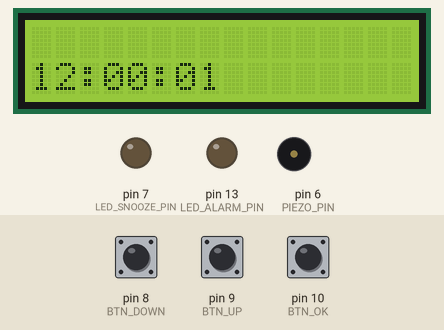
The program below on a simulated Arduino Uno, built with avr-gcc and run on an emulated ATmega328P. Parts: 16×2 character LCD, output pins drawn as LEDs (lit = HIGH), buzzer (waves = sounding, pin HIGH). The test bench sets the inputs (shaded band); at power-on: pin 10 (BTN_OK) LOW, pin 9 (BTN_UP) LOW, pin 8 (BTN_DOWN) LOW. EEPROM starts erased.

Above: at 1.6 s.
1.7 s: pin 10 (BTN_OK) pulled HIGH for 3.2 s
At 2.6 s:
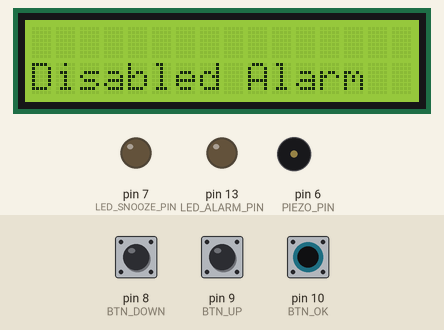
7.5 s: pin 9 (BTN_UP) pulled HIGH for 0.15 s
At 8.9 s:
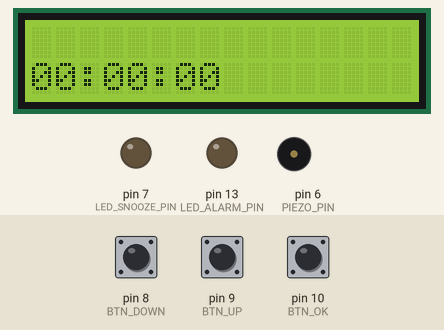
9.2 s: pin 10 (BTN_OK) pulled HIGH for 1 s
At 10.8 s:
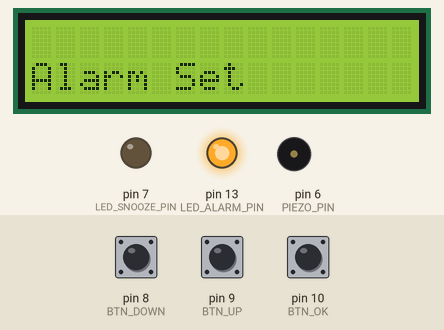
13.2 s: pin 8 (BTN_DOWN) pulled HIGH for 3.2 s
At 16.6 s:
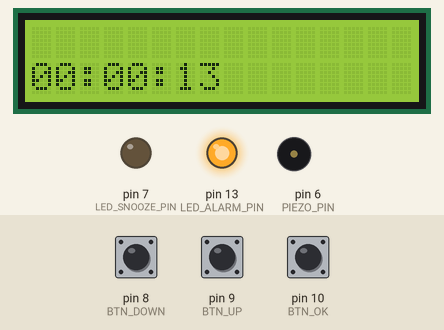
17.9 s: pin 10 (BTN_OK) pulled HIGH for 1 s
At 19.6 s:
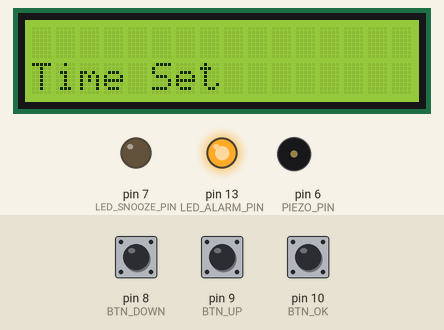
21.5 s: pin 8 (BTN_DOWN) pulled HIGH for 1 s
At 22.8 s:
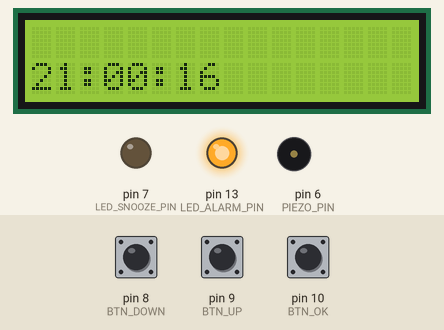
Timing chart, 0 to 24.5 s (numbered marks = the images above; inputs shaded):
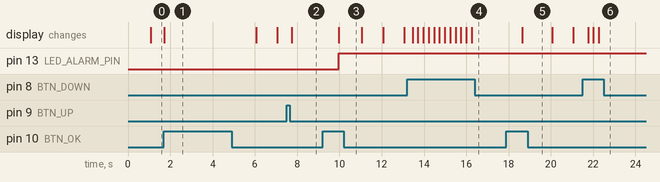

The program:

main.cpp
```cpp
#include <Arduino.h>


#include "Functions_Called_From_Main/loop_functions.hpp"
#include "Functions_Called_From_Main/setup_functions.hpp"

#include "Utility_Functions_And_Constants/utility_constants.hpp"


LcdClass lcd;
// Represent the time as shown by clock (what time is it? It is the current_time). (Startup time = 12:00:00 --> 12*60*60 = 43200 seconds since 00:00:00)
TimeClass current_time(43200);
// Represent the time the alarm will go off. A alarm_time.getRawTime() value of (-1) indicates the alarm is inactive/not-set.
TimeClass alarm_time;

// ISR sets this to true when its time_to_sound_alarm.
bool time_to_sound_alarm = false;
// #seconds until (snooze) alarm should go off, ISR decrements and checks value. A value of (-1) indicates snooze is inactive/not-set.
int snooze_countdown = -1;
// Used to stop ISR from updating screen with current_time.
bool interrupt_can_write_to_lcd = false;


void setup()
{
  // All functions called in setup() is found in file: setup_functions.cpp

  setupTimer();
  setPinModes();
  initializeAlarmTime(alarm_time);

  interrupt_can_write_to_lcd = true;
}

// Loop:
// IF:    ISR has set time_to_sound_alarm = true --> Sounds the alarm.
// ELSE:  Listens for button clicks.
void loop() {
  // All functions called in loop() is found in file: loop_functions.cpp

  if (time_to_sound_alarm){
    interrupt_can_write_to_lcd = false;

    time_to_sound_alarm = false;
    enterSoundTheAlarmMode(lcd, alarm_time, snooze_countdown);
    delay(SHOW_MESSAGE_DELAY);            // Message: Depends on user action: [Snooze #seconds], [Alarm Silenced], [Disabled Alarm]
    interrupt_can_write_to_lcd = true;
  }

  else if (digitalRead(BTN_SET_ALARM_MODE) == HIGH){
    interrupt_can_write_to_lcd = false;
    enterSetAlarmMode(lcd, alarm_time);
    delay(SHOW_MESSAGE_DELAY);            // Message: Alarm Set
    interrupt_can_write_to_lcd = true;
  }

  else if (digitalRead(BTN_SET_TIME_MODE) == HIGH){
    interrupt_can_write_to_lcd = false;
    enterSetTimeMode(lcd, current_time);
    delay(SHOW_MESSAGE_DELAY);            // Message: Time Set
    interrupt_can_write_to_lcd = true;
  }

  else if (digitalRead(BTN_DISABLE_ALARM) == HIGH){
    interrupt_can_write_to_lcd = false;
    disableAlarm(lcd, alarm_time);
    // Delay plays double roll here: Also prevents registering double clicks.
    delay(SHOW_MESSAGE_DELAY);            // Message: Disabled Alarm
    interrupt_can_write_to_lcd = true;
  }

}

// Interrupt Service Routine: ISR(ID_of_interrupt_we're_adding)
ISR(TIMER1_OVF_vect)
{
  // Reset timer for next interrupt (see setupTimer() in setup_functions.cpp for details).
  TCNT1 = 3036; // (for hz = 1)
  // hz = 1 --> interrupt occurs each second. This is how time is kept.
  current_time.incrementSeconds();

  // a value of (-1) is used to indicate no snooze is set.
  if (snooze_countdown > 0){
    snooze_countdown--;
  }

  // !Assumes current_time can never be negative! (alarm_time.getRawTime == -1 used to indicate alarm as inactive).
  if (alarm_time == current_time || snooze_countdown == 0){
    // Tells loop() to enterSoundTheAlarmMode.
    time_to_sound_alarm = true;

    if (snooze_countdown == 0){
      // A snooze alarm will go off. Deactivate counter and turn off LED.
      snooze_countdown = -1;
      digitalWrite(LED_SNOOZE_PIN, LOW);
    }
  }

  if (interrupt_can_write_to_lcd){
    lcd.writeTimeToScreen(current_time.getTimeString());
  }

}
```

time_class.cpp
```cpp
// time_class.hpp -- defines the TimeClass

#include "Classes/time_class.hpp"

TimeClass::TimeClass() : seconds_since_00_00_00_(0){}

TimeClass::TimeClass(long seconds_since_00_00_00)
                    : seconds_since_00_00_00_(seconds_since_00_00_00){}

void TimeClass::incrementHours(){
  addSecondsToTime(3600L);
}
void TimeClass::incrementMinutes(){
  addSecondsToTime(60L);
}
void TimeClass::incrementSeconds(){
  addSecondsToTime(1L);
}

void TimeClass::decrementHours(){
  subtractSecondsFromTime(3600L);
}
void TimeClass::decrementMinutes(){
  subtractSecondsFromTime(60L);
}
void TimeClass::decrementSeconds(){
  subtractSecondsFromTime(1L);
}

long TimeClass::getRawTime(){
  return seconds_since_00_00_00_;
}
void TimeClass::setRawTime(long seconds_since_00_00_00){
  seconds_since_00_00_00_ = seconds_since_00_00_00;
}

String TimeClass::getTimeString(){
  // Calculate #hours, #minutes, #seconds
  long hours = seconds_since_00_00_00_ / 3600;
  long minutes = (seconds_since_00_00_00_ % 3600) / 60;
  long seconds = (seconds_since_00_00_00_ % 3600) % 60;
  // Pad substrings with 0's if needed.
  String hours_str = String((hours < 10 ? "0" : "") + String(hours));
  String minutes_str = String((minutes < 10 ? "0" : "") + String(minutes));
  String seconds_str = String((seconds < 10 ? "0" : "") + String(seconds));

  return String(hours_str + ":" + minutes_str + ":" + seconds_str);
}

//////////////////////////// PRIVATE /////////////////////////////////
void TimeClass::addSecondsToTime(long seconds){
  if (seconds_since_00_00_00_ + seconds > MAX_TIME_VALUE) {
    seconds_since_00_00_00_ = (seconds_since_00_00_00_ + seconds) - (MAX_TIME_VALUE + 1); // (23:59:59 + 2) - (23:59:59 + 1) = 00:00:01
  }
  else {
    seconds_since_00_00_00_ += seconds;
  }
}

void TimeClass::subtractSecondsFromTime(long seconds){
  if (seconds_since_00_00_00_ < seconds) {
    seconds_since_00_00_00_ = MAX_TIME_VALUE + seconds_since_00_00_00_ - seconds + 1; // Want: (00:00:01 - 2) == 23:59:59. So: time = (Max:23:59:59) + (CT:00:00:01) - (Sub: 2) + 1
  }
  else {
    seconds_since_00_00_00_ -= seconds;
  }
}
```

time_class.hpp
```cpp
// time_class.hpp -- declares the TimeClass

#ifndef TIME_CLASS
#define TIME_CLASS

#include <Arduino.h>


class TimeClass {

private:
  static const long MAX_TIME_VALUE = 86399L; // 23*3600 + 59*60 + 59
  long seconds_since_00_00_00_;

  // Used by all increment/decrement methods
  void addSecondsToTime(long seconds);
  void subtractSecondsFromTime(long seconds);

public:
  TimeClass();
  TimeClass(long seconds_since_00_00_00);

  void incrementHours();
  void incrementMinutes();
  void incrementSeconds();

  void decrementHours();
  void decrementMinutes();
  void decrementSeconds();

  // Named Raw: To avoid confusion with hypothetical method taking some ss:mm:hh form of argument.
  long getRawTime();
  void setRawTime(long seconds_since_00_00_00);

  String getTimeString();

  bool operator==(const TimeClass &time_rhs) const {
    return seconds_since_00_00_00_ == time_rhs.seconds_since_00_00_00_;
  }

};


#endif
```

loop_functions.cpp
```cpp
// loop_functions.cpp -- implements functions used by loop() in main.cpp.

// #include <Arduino.h>

#include "loop_functions.hpp"
#include "Utility_Functions_And_Constants/utility_funcs.hpp"
#include "Utility_Functions_And_Constants/edit_time_function.hpp"


void enterSetAlarmMode(LcdClass &lcd, TimeClass &alarm_time){
  letUserEditTimeObject(lcd, alarm_time);

  updateEeprom(alarm_time.getRawTime());

  informUserAlarmHasBeenSet(lcd);
}

void enterSetTimeMode(LcdClass &lcd, TimeClass &current_time){
  letUserEditTimeObject(lcd, current_time);

  informUserTimeHasBeenSet(lcd);
}


// Set value of alarm_time object and EEPROM to (-1).
void disableAlarm(LcdClass &lcd, TimeClass &alarm_time){
  long value_of_inactive_alarm = -1L;               // TODO: Consider creating a constant representing a non-active alarm (-1).

  // Update EEPROM and alarm_time object.
  updateEeprom(value_of_inactive_alarm);
  alarm_time.setRawTime(value_of_inactive_alarm);

  informUserAlarmIsDisabled(lcd);
}

  // Sound alarm, then wait for user action: Snooze, silence, or disable alarm.
void enterSoundTheAlarmMode(LcdClass &lcd, TimeClass &alarm_time, int &snooze_countdown){
  startAlarmSound();
  lcd.writeTimeToScreen("Alarm !!! ");

  while(1){
    if (snoozeAlarmBtnWasClicked()){
      startSnoozeCountdown(snooze_countdown);
      informUserSnoozeWasSet(lcd);
      break;
    }
    else if (silenceAlarmBtnWasClicked()){
      informUserAlarmWasSilenced(lcd);
      break;
    }
    else if (disableAlarmBtnWasClicked()){
      disableAlarm(lcd, alarm_time);
      break;
    }
  }
  // All actions stops the alarm sound.
  stopAlarmSound();
}
```

loop_functions.hpp
```cpp
// loop_functions.hpp -- declares functions used by loop() in main.cpp.

#ifndef LOOP_FUNCTIONS
#define LOOP_FUNCTIONS

#include "Classes/lcd_class.hpp"
#include "Classes/time_class.hpp"

void enterSetAlarmMode(LcdClass &lcd, TimeClass &alarm_time);

void enterSetTimeMode(LcdClass &lcd, TimeClass &alarm_time);

void disableAlarm(LcdClass &lcd, TimeClass &alarm_time);

void enterSoundTheAlarmMode(LcdClass &lcd, TimeClass &alarm_time, int &snooze_countdown);


#endif
```

setup_functions.cpp
```cpp
// setup_functions.hpp -- defines functions used in the setup procedure.

#include <EEPROM.h>

#include "setup_functions.hpp"
#include "Utility_Functions_And_Constants/utility_constants.hpp"
#include "Classes/time_class.hpp"
#include "Classes/lcd_class.hpp"


void setPinModes(){
  pinMode(LED_ALARM_PIN, OUTPUT);
  pinMode(LED_SNOOZE_PIN, OUTPUT);

  pinMode(PIEZO_PIN, OUTPUT);

  pinMode(BTN_UP, INPUT);
  pinMode(BTN_DOWN, INPUT);
  pinMode(BTN_OK, INPUT);
}

void initializeAlarmTime(TimeClass &alarm_time){
  long eeprom_alarm_time = 0;
  int eeprom_address = 0;
  // Get alarm_time value from EEPROM and update alarm_time object.
  EEPROM.get(eeprom_address, eeprom_alarm_time);
  alarm_time.setRawTime(eeprom_alarm_time);
  // Light the LED if the alarm is active. A value of -1 indicates the alarm is inactive.
  if (eeprom_alarm_time >= 0){
    digitalWrite(LED_ALARM_PIN, HIGH);
  }
}

void setupTimer(){
  // Turn off interrupts - don't let interrupts occur during configuration.
  noInterrupts();

  // Turn off compare output mode and waveform generation mode
  TCCR1A = 0;

  // Turn off the timer, reset any configured clock source
  TCCR1B = 0;

  /* Preload the timer. It will start from this value and cause an interrupt
   * when it overflows, which happens at 65536 since that's the maximum value of a
   * 16 bit unsigned integer. The math here is:
   * 65536 - 16MHz (16 million) / 256 / wanted frequency (Hz) = 34286 (for Hz = 2)
   */
  TCNT1 = 3036; // (for hz = 1)

  // Set the prescaler to 256 by enabling bit 2
  TCCR1B |= (1 << CS12);

  // Enable the overflow interrupt for timer 1
  TIMSK1 |= (1 << TOIE1);

  // Re-enable interrupts
  interrupts();
}
```

setup_functions.hpp
```cpp
// setup_functions.hpp -- declares functions used in the setup procedure.

#ifndef SETUP_FUNCTIONS
#define SETUP_FUNCTIONS

#include <Arduino.h>

#include "Classes/time_class.hpp"

void setPinModes();

void initializeAlarmTime(TimeClass &alarm_time);

void setupTimer();


#endif
```

edit_time_function.cpp
```cpp
// edit_time_function.cpp -- implements the letUserEditTimeObject function and its helper functions.

#include "edit_time_function.hpp"

#include <Arduino.h>
#include "utility_constants.hpp"


// User edits a temporary representation of the time object.
void letUserEditTimeObject(LcdClass &lcd, TimeClass &time_object){
  // This function is entred(indirectly) through a user click & also records clicks, hence the delay().
  delay(PREVENT_DOUBLE_CLICK_DELAY);

  TimeClass tmp_time_object;
  // Don't show user a negative time.
  if (time_object.getRawTime() >= 0){
    tmp_time_object = time_object;
  }

  lcd.writeTimeToScreen(tmp_time_object.getTimeString());
  // Used to tracks what kind of time unit is being edited. | 0-->hours | 1-->minutes | 2-->seconds | >2-->break loop
  int active_unit_tracker = 0;

  while(active_unit_tracker < 3){

    if (digitalRead(BTN_UP) == HIGH){
      incrementTimeUnit(tmp_time_object, active_unit_tracker);
      lcd.writeTimeToScreen(tmp_time_object.getTimeString());
      delay(PREVENT_DOUBLE_CLICK_DELAY);
    }

    else if (digitalRead(BTN_DOWN) == HIGH){
      decrementTimeUnit(tmp_time_object, active_unit_tracker);
      lcd.writeTimeToScreen(tmp_time_object.getTimeString());
      delay(PREVENT_DOUBLE_CLICK_DELAY);
    }

    else if (digitalRead(BTN_OK) == HIGH){
      active_unit_tracker++;
      delay(PREVENT_DOUBLE_CLICK_DELAY);
    }
  }
  // Finalize changes, edit the real time object (not EEPROM).
  time_object = tmp_time_object;
}

void incrementTimeUnit(TimeClass &tmp_time_object, const int active_unit_tracker){
  if (active_unit_tracker == 0){
    tmp_time_object.incrementHours();
  }
  else if (active_unit_tracker == 1){
    tmp_time_object.incrementMinutes();
  }
  else if (active_unit_tracker == 2){
    tmp_time_object.incrementSeconds();
  }
}

void decrementTimeUnit(TimeClass &tmp_time_object, const int active_unit_tracker){
  if (active_unit_tracker == 0){
    tmp_time_object.decrementHours();
  }
  else if (active_unit_tracker == 1){
    tmp_time_object.decrementMinutes();
  }
  else if (active_unit_tracker == 2){
    tmp_time_object.decrementSeconds();
  }
}
```

edit_time_function.hpp
```cpp
// edit_time_function.hpp -- declares the letUserEditTimeObject function and its helper functions.

#ifndef EDIT_TIME_FUNCTION
#define EDIT_TIME_FUNCTION

#include "Classes/lcd_class.hpp"
#include "Classes/time_class.hpp"

void letUserEditTimeObject(LcdClass &lcd, TimeClass &time);

void incrementTimeUnit(TimeClass &tmp_time, const int active_unit_tracker);
void decrementTimeUnit(TimeClass &tmp_time, const int active_unit_tracker);

#endif
```

utility_constants.hpp
```cpp
// utility_constants.hpp -- declares and initializes global constants

#ifndef UTILITY_CONSTANTS
#define UTILITY_CONSTANTS

// Implementation drawbacks/flaws:
//      All files #including this file must recompile on change. --> Group related constants.
//      Puluting global scope --> Use namespace / class / struct to hold constants.

const int PIEZO_PIN = 6;

const int LED_ALARM_PIN = 13;
const int LED_SNOOZE_PIN = 7;

const int BTN_DOWN = 8;
const int BTN_SILENCE = BTN_DOWN;
const int BTN_SET_TIME_MODE = BTN_DOWN;

const int BTN_UP = 9;
const int BTN_SNOOZE = BTN_UP;
const int BTN_SET_ALARM_MODE = BTN_UP;

const int BTN_OK = 10;
const int BTN_DISABLE_ALARM = BTN_OK;

const int SNOOZE_TIME_LENGTH = 7; // 5*60== 300 == 5 min.

const int SHOW_MESSAGE_DELAY = 750;

const int PREVENT_DOUBLE_CLICK_DELAY = 250;


#endif
```

utility_funcs.cpp
```cpp
// utility_funcs.cpp -- defines utility functions

#include "utility_funcs.hpp"

#include <Arduino.h>
#include <EEPROM.h>
#include "utility_constants.hpp"


void updateEeprom(long alarm_value){
  int eeprom_address = 0;
  EEPROM.put(eeprom_address, alarm_value);
}

void startSnoozeCountdown(int &snooze_countdown){
  snooze_countdown = SNOOZE_TIME_LENGTH;
}

void startAlarmSound(){
  tone(PIEZO_PIN, 1000);  // tone(PIEZO_PIN, frequency, duration(optional))
}

void stopAlarmSound(){
  noTone(PIEZO_PIN);
}

//////////////// INFORM USER /////////////////////////////////////
void informUserTimeHasBeenSet(LcdClass &lcd){
  // write to LCD.
  String time_set_msg = "Time Set";
  lcd.writeTimeToScreen(time_set_msg);
}

void informUserAlarmHasBeenSet(LcdClass &lcd){
  // LED on, write to LCD.
  digitalWrite(LED_ALARM_PIN, HIGH);
  String alarm_set_msg = "Alarm Set";
  lcd.writeTimeToScreen(alarm_set_msg);
}

void informUserAlarmIsDisabled(LcdClass &lcd){
  // LED off, write to LCD.
  digitalWrite(LED_ALARM_PIN, LOW);
  String message_disabled = "Disabled Alarm";
  lcd.writeTimeToScreen(message_disabled);
}

void informUserSnoozeWasSet(LcdClass &lcd){
  // LED on, write to LCD.
  digitalWrite(LED_SNOOZE_PIN, HIGH);
  lcd.writeTimeToScreen("Snooze " + String(SNOOZE_TIME_LENGTH) + " seconds");
}
void informUserAlarmWasSilenced(LcdClass &lcd){
  lcd.writeTimeToScreen("Alarm silenced");
}

/////////////// BTN WAS CLICKED? ///////////////////////
bool snoozeAlarmBtnWasClicked() { return digitalRead(BTN_SNOOZE) == HIGH;}
bool silenceAlarmBtnWasClicked(){ return digitalRead(BTN_SILENCE) == HIGH;}
bool disableAlarmBtnWasClicked(){ return digitalRead(BTN_DISABLE_ALARM) == HIGH;}


// BECASUE ATOM KEEPS FERAKING DELETING MY WHITESPACE. (Also notice how it adds that extra line below, I sense intent!!)
```

utility_funcs.hpp
```cpp
// utility_funcs.hpp -- declares utility functions
//       Note: See edit_time_function.cpp for the letUserEditTimeObject function.

#ifndef UTILITY_FUNCS
#define UTILITY_FUNCS

#include "Classes/lcd_class.hpp"
#include "Classes/time_class.hpp"

// void letUserEditTimeObject(LcdClass &lcd, TimeClass &time);

void updateEeprom(long alarm_value);

void startSnoozeCountdown(int &snooze_countdown);

void startAlarmSound();
void stopAlarmSound();

//////////// Inform user ///////////
void informUserTimeHasBeenSet(LcdClass &lcd);
void informUserAlarmHasBeenSet(LcdClass &lcd);
void informUserAlarmIsDisabled(LcdClass &lcd);

void informUserSnoozeWasSet(LcdClass &lcd);
void informUserAlarmWasSilenced(LcdClass &lcd);

//////////// Btn was clicked? ///////////
bool snoozeAlarmBtnWasClicked();
bool silenceAlarmBtnWasClicked();
bool disableAlarmBtnWasClicked();

#endif
```

lcd_class.cpp
```cpp
// lcd_class.cpp -- Implements functions in the LcdClass
#include "lcd_class.hpp"
#include <Arduino.h>

LcdClass::LcdClass() : lcd_(LiquidCrystal(12, 11, 5, 4, 3, 2))
{
  // begin(cols, rows): Initializes the interface to the LCD screen, and specified the dimensions of the display. Needs to be called before any other LCD lib commands.
  lcd_.begin(16,2);
}

void LcdClass::writeTimeToScreen(const String text) {
  lcd_.clear();
  lcd_.setCursor(0,1);
  lcd_.print(text.c_str());
}
```

lcd_class.hpp
```cpp
// lcd_class.hpp -- declares the LcdClass

#ifndef LCD_CLASS
#define LCD_CLASS

#include <LiquidCrystal.h>

class LcdClass {

private:
  LiquidCrystal lcd_;

public:
  LcdClass();
  void writeTimeToScreen(const String);
};

#endif
```

Measured:
- after the input at 1.7 s, the display: changes at once (image 1)
- after the input at 9.2 s, pin 13 (LED_ALARM_PIN): LOW → HIGH after 0.76 s; the display: changes after 0.76 s (image 3)
- after the input at 17.9 s, the display: changes after 0.75 s (image 5)
